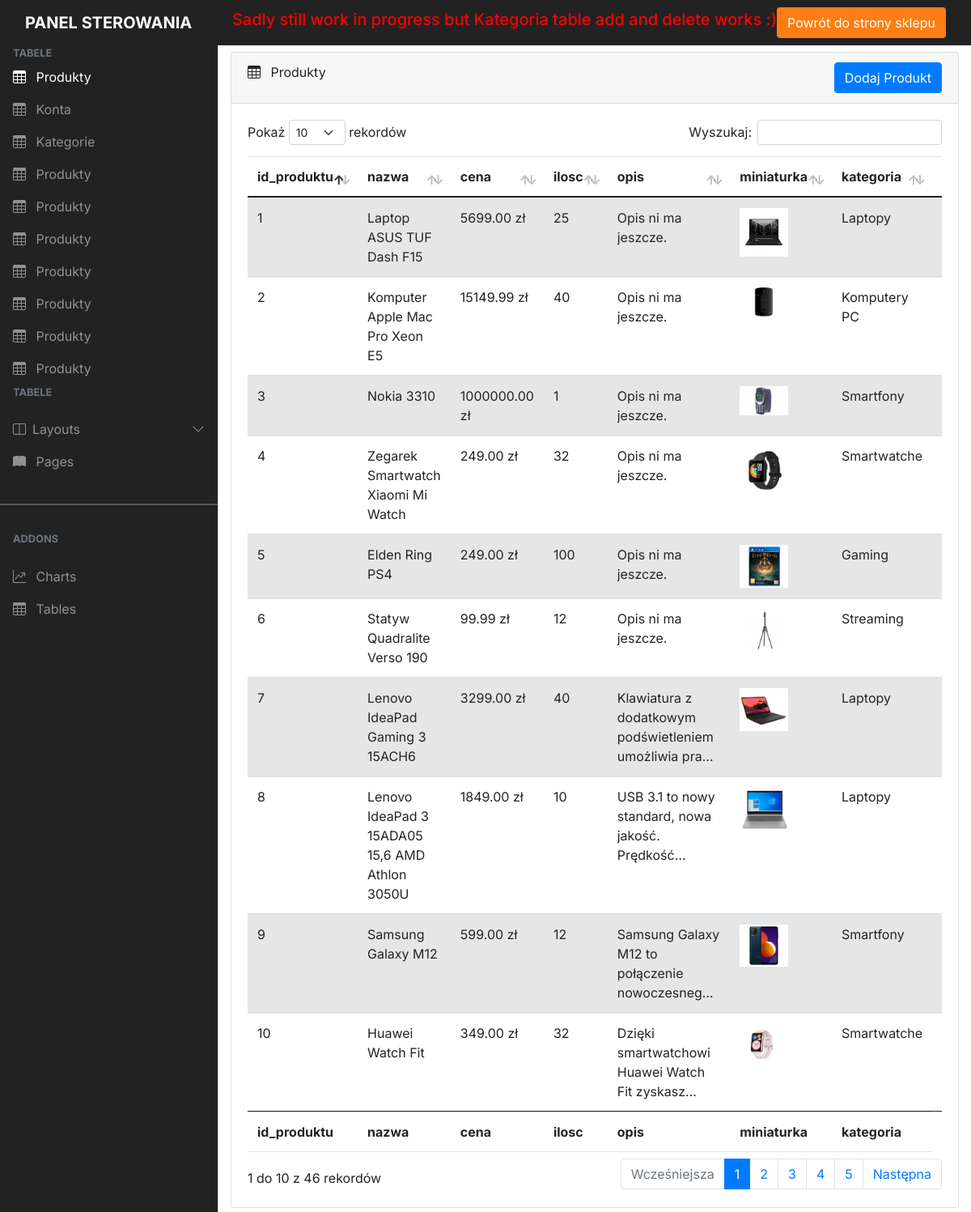
The page /panel/index.php on the database its author committed.
### tables this page shows
CREATE TABLE `produkt` (
  `id_produkt` int NOT NULL AUTO_INCREMENT PRIMARY KEY,
  `nazwa` varchar(255) NOT NULL,
  `cena` decimal(10,2) NOT NULL,
  `ilosc` int NOT NULL,
  `opis` TEXT NOT NULL,
  `miniaturka` varchar(45) NOT NULL,
  `kategoria` int 
);

CREATE TABLE `kategoria` (
  `id_kategoria` int NOT NULL AUTO_INCREMENT PRIMARY KEY,
  `nazwa` varchar(45) NOT NULL,
  `miniaturka` varchar(45) NOT NULL,
  `nadkategoria` int
);

### panel/index.php (the view, shortened to what this page needs)
<!DOCTYPE html>
<html lang="en">
<?php include("header.php"); ?>
<?php include("topBar.php"); ?>
<body>
  <div class="offcanvas offcanvas-start sidebar-nav bg-dark" tabindex="-1" id="sidebar">
    <div class="offcanvas-body p-0">
      <nav class="navbar-dark">
        <ul class="navbar-nav">
          <li>
            <div class="text-muted small fw-bold text-uppercase px-3">
              Tabele
            </div>
          </li>
          <li>
            <a href="index.php" class="nav-link px-3 active">
              <span class="me-2"><i class="bi bi-table"></i></span>
              <span>Produkty</span>
            </a>
          </li>
          <li>
            <a href="Konta.php" class="nav-link px-3">
              <span class="me-2"><i class="bi bi-table"></i></span>
              <span>Konta</span>
            </a>
          </li>
          <li>
            <a href="Kategorie.php" class="nav-link px-3">
              <span class="me-2"><i class="bi bi-table"></i></span>
              <span>Kategorie</span>
            </a>
          </li>
          <li>
            <a href="#" class="nav-link px-3">
              <span class="me-2"><i class="bi bi-table"></i></span>
              <span>Produkty</span>
            </a>
          </li>
          <li>
            <a href="#" class="nav-link px-3">
              <span class="me-2"><i class="bi bi-table"></i></span>
              <span>Produkty</span>
            </a>
          </li>
          <li>
            <a href="#" class="nav-link px-3">
              <span class="me-2"><i class="bi bi-table"></i></span>
              <span>Produkty</span>
            </a>
          </li>
          <li>
            <a href="#" class="nav-link px-3">
              <span class="me-2"><i class="bi bi-table"></i></span>
              <span>Produkty</span>
            </a>
          </li>
          <li>
            <a href="#" class="nav-link px-3">
              <span class="me-2"><i class="bi bi-table"></i></span>
              <span>Produkty</span>
            </a>
          </li>
          <li>
            <a href="#" class="nav-link px-3">
              <span class="me-2"><i class="bi bi-table"></i></span>
              <span>Produkty</span>
            </a>
          </li>
          <li>
            <a href="#" class="nav-link px-3">
              <span class="me-2"><i class="bi bi-table"></i></span>
              <span>Produkty</span>
            </a>
          </li>
          <li>
            <div class="text-muted small fw-bold text-uppercase px-3 mb-3">
              Tabele
            </div>
          </li>
          <li>
            <a class="nav-link px-3 sidebar-link" data-bs-toggle="collapse" href="#layouts">
              <span class="me-2"><i class="bi bi-layout-split"></i></span>
              <span>Layouts</span>
              <span class="ms-auto">
                <span class="right-icon">
                  <i class="bi bi-chevron-down"></i>
                </span>
              </span>
            </a>
          </li>
          <li>
            <a href="#" class="nav-link px-3">
              <span class="me-2"><i class="bi bi-book-fill"></i></span>
              <span>Pages</span>
            </a>
          </li>
          <li class="my-4">
            <hr class="dropdown-divider bg-light" />
          </li>
          <li>
            <div class="text-muted small fw-bold text-uppercase px-3 mb-3">
              Addons
            </div>
          </li>
          <li>
            <a href="#" class="nav-link px-3">
              <span class="me-2"><i class="bi bi-graph-up"></i></span>
              <span>Charts</span>
            </a>
          </li>
          <li>
            <a href="#" class="nav-link px-3">
              <span class="me-2"><i class="bi bi-table"></i></span>
              <span>Tables</span>
            </a>
          </li>
        </ul>
      </nav>
    </div>
  </div>
  <main class="mt-5 pt-3">
    <div class="container-fluid">
      <div class="row">
        <div class="col-md-12 mb-3">
          <div class="card">
            <div class="card-header">
              <span><i class="bi bi-table me-2"></i></span> Produkty
              <div class="float-right">
                <button type="button" class="btn btn-primary" data-bs-toggle="modal" data-bs-target="#exampleModal">
                  Dodaj Produkt
                </button>
              </div>
            </div>
            <div class="card-body">
              <div class="table-responsive">
                <table id="example" class="table table-striped data-table " style="width: 100%">
                  <thead>
                    <tr>
                      <th>id_produktu</th>
                      <th>nazwa</th>
                      <th>cena</th>
                      <th>ilosc</th>
                      <th>opis</th>
                      <th>miniaturka</th>
                      <th>kategoria</th>
                      <th> </th>
                    </tr>
                  </thead>
                  <tbody>
                    <?php
                    $query = $conn->query("Select * from produkt");
                    $result = $query->fetchAll(\PDO::FETCH_ASSOC);
                    foreach ($result as $rekord) {
                      print("<tr><td>");
                      echo $rekord["id_produkt"];
                      print("</td><td>");
                      echo $rekord["nazwa"];
                      print("</td>");
                      print("</td><td>");
                      echo ($rekord["cena"] . " zł");
                      print("</td>");
                      print("</td><td>");
                      echo $rekord["ilosc"];
                      print("</td>");
                      print("</td><td>");
                      print('<div class="table-description" </div> ' . $rekord["opis"]);
                      print("</td>");
                      print("</td><td>");
                      print('<img class="table-thumbnail" src="../images/produkty/' . $rekord["miniaturka"] . '"');
                      print("</td>");
                      print("</td><td>");
                      $query = $conn->query('Select nazwa from kategoria where id_kategoria =' . $rekord["kategoria"]);
                      $result = $query->fetchAll(\PDO::FETCH_ASSOC);
                      foreach ($result as $record) {
                        echo $record['nazwa'];
                      }
                      print("</td>");
                      print("</td><td>");
                      print("</td>");
                    }
                    print("</tr>");
                    ?>
                  </tbody>
                  <tfoot>
                    <tr>
                      <th>id_produktu</th>
                      <th>nazwa</th>
                      <th>cena</th>
                      <th>ilosc</th>
                      <th>opis</th>
                      <th>miniaturka</th>
                      <th>kategoria</th>
                    </tr>
                  </tfoot>
                </table>
              </div>
            </div>
          </div>
        </div>
      </div>
    </div>
  </main>
  <?php include("footer.php"); ?>
</body>
</html>

### panel/header.php (shortened to what this page needs)
<head>
    <link rel="stylesheet" href="css/bootstrap.min.css" />
    <link rel="stylesheet" href="https://cdn.jsdelivr.net/npm/bootstrap-icons@1.4.1/font/bootstrap-icons.css" />
    <link rel="stylesheet" href="css/dataTables.bootstrap5.min.css" />
    <link rel="stylesheet" href="css/style.css" />
    <link rel="stylesheet" href="https://stackpath.bootstrapcdn.com/bootstrap/4.3.1/js/bootstrap.bundle.min.js" />
    <link rel="stylesheet" href="https://cdnjs.cloudflare.com/ajax/libs/jquery/3.2.1/jquery.min.js" />
    <link rel="stylesheet" href="https://stackpath.bootstrapcdn.com/bootstrap/4.3.1/css/bootstrap.min.css" />
    <link rel="stylesheet" href="css/panel.css" />
</head>

### panel/topBar.php (shortened to what this page needs)
<head>
    <link rel="stylesheet" href="https://cdn.jsdelivr.net/npm/bootstrap-icons@1.4.1/font/bootstrap-icons.css" />
    <link rel="stylesheet" href="css/style.css" />
    <link rel="stylesheet" href="../css/arkusz.css" />
</head>
<nav class="navbar navbar-expand-lg navbar-dark bg-dark fixed-top">
    <div class="container-fluid">
        <a class="navbar-brand me-auto ms-lg-0 ms-3 text-uppercase fw-bold" href="index.php">Panel sterowania</a>
        <h5 style="color:red">Sadly still work in progress but Kategoria table add and delete works :)</h5>
        <button type="button" class="btn c-modal-button" style="background-color:var(--orange); color:white;"><a class="o-href" href="../index.php">Powrót do strony sklepu</a></button>
    </div>
</nav>

### panel/footer.php (shortened to what this page needs)
</html>

### panel/css/style.css (style rules this page uses)
body, button { font-family: "Inter", sans-serif; }
:root { --offcanvas-width: 270px; --topNavbarHeight: 56px; }
.sidebar-nav { width: var(--offcanvas-width); }
.sidebar-link { display: flex; align-items: center; }
.sidebar-link .right-icon { display: inline-flex; }
@media (min-width: 992px) { main { margin-left: var(--offcanvas-width); } }
@media (min-width: 992px) { .sidebar-nav { -webkit-transform: none; transform: none; visibility: visible !important; height: calc(100% - var(--topNavbarHeight)); top: var(--topNavbarHeight); } }
.float-right { float: right; }

### panel/css/panel.css (style rules this page uses)
body { padding: 0px!important; }
.table-thumbnail { height:100%; width:60px; }
.table-description { display: -webkit-box; -webkit-line-clamp: 4; -webkit-box-orient: vertical; visibility: visible; overflow: hidden; text-overflow: ellipsis; }
.bg-dark { background-color: #222!important; }

### css/arkusz.css (style rules this page uses)
html { font-family: "Lato", sans-serif; --primary-color: #222; --orange: #EB5E28; --grey: #403D39; --white: #FFFCF2; --brudas: #CCC5B9; word-wrap: break-word; margin: 0; overflow-x: hidden; }
body { padding: 0px !important;; }
a, a:hover, a:active, a:visited, a:focus { text-decoration: none; color: #222222; }
* { scrollbar-width: auto; scrollbar-color: #222222 transparent; }
ul { list-style-type: none; }
a { color: inherit; text-decoration: none; }
* { box-sizing: border-box; }
a.o-href { color:white; }

### rows shown on the page
produkt: id_produkt "1", nazwa "Laptop ASUS TUF Dash F15", cena "5699.00", ilosc "25", opis "Opis ni ma jeszcze.", miniaturka (picture)
kategoria: nazwa "Laptopy"
produkt: id_produkt "2", nazwa "Komputer Apple Mac Pro Xeon E5", cena "15149.99", ilosc "40", opis "Opis ni ma jeszcze.", miniaturka (picture)
kategoria: nazwa "Komputery PC"
produkt: id_produkt "3", nazwa "Nokia 3310", cena "1000000.00", ilosc "1", opis "Opis ni ma jeszcze.", miniaturka (picture)
kategoria: nazwa "Smartfony"
produkt: id_produkt "4", nazwa "Zegarek Smartwatch Xiaomi Mi Watch", cena "249.00", ilosc "32", opis "Opis ni ma jeszcze.", miniaturka (picture)
kategoria: nazwa "Smartwatche"
produkt: id_produkt "5", nazwa "Elden Ring PS4", cena "249.00", ilosc "100", opis "Opis ni ma jeszcze.", miniaturka (picture)
kategoria: nazwa "Gaming"
produkt: id_produkt "6", nazwa "Statyw Quadralite Verso 190", cena "99.99", ilosc "12", opis "Opis ni ma jeszcze.", miniaturka (picture)
kategoria: nazwa "Streaming"
produkt: id_produkt "7", nazwa "Lenovo IdeaPad Gaming 3 15ACH6", cena "3299.00", ilosc "40", opis "Klawiatura z dodatkowym podświetleniem umożliwia…", miniaturka (picture)
produkt: id_produkt "8", nazwa "Lenovo IdeaPad 3 15ADA05 15,6 AMD Athlon 3050U", cena "1849.00", ilosc "10", opis "USB 3.1 to nowy standard, nowa jakość.…", miniaturka (picture)
produkt: id_produkt "9", nazwa "Samsung Galaxy M12", cena "599.00", ilosc "12", opis "Samsung Galaxy M12 to połączenie…", miniaturka (picture)
produkt: id_produkt "10", nazwa "Huawei Watch Fit", cena "349.00", ilosc "32", opis "Dzięki smartwatchowi Huawei Watch Fit…", miniaturka (picture)
